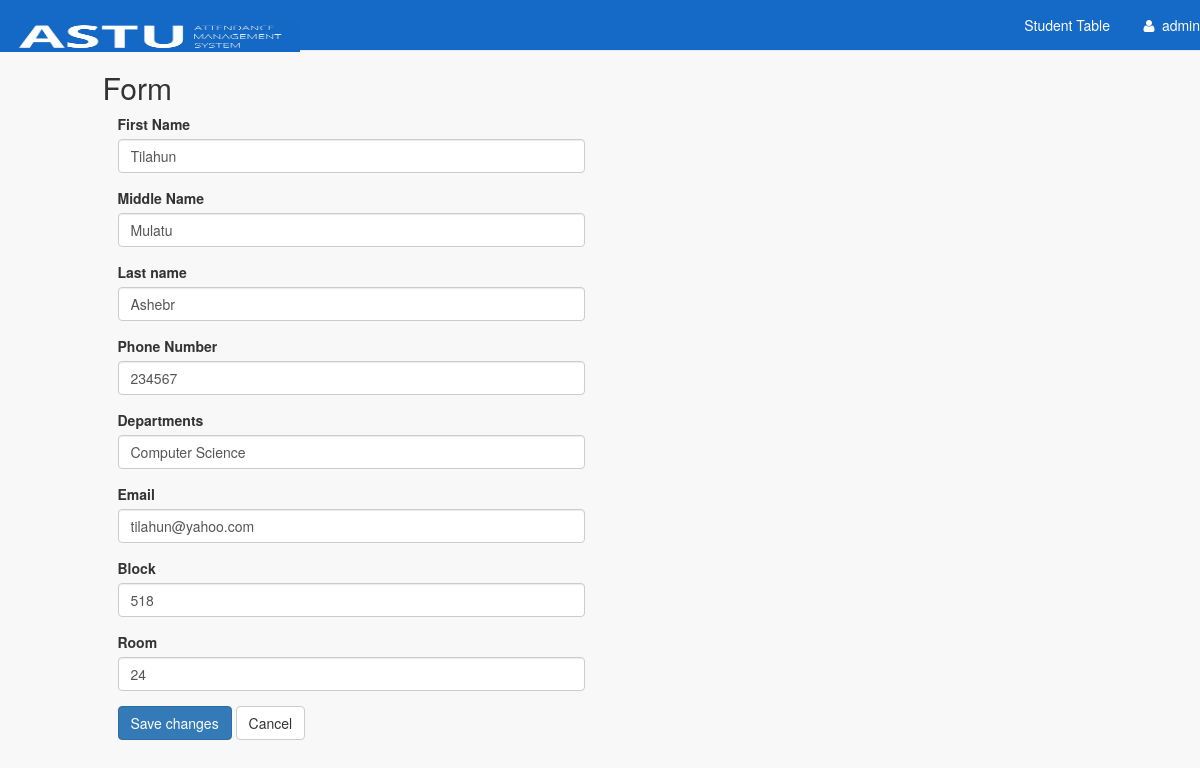
The page /teacheredit.php?edit_id=8 (signed in) on the database its author committed.
### tables this page shows
CREATE TABLE `teacher` (
  `tid` int(11) NOT NULL,
  `fname` varchar(30) NOT NULL,
  `mname` varchar(30) NOT NULL,
  `lname` varchar(30) NOT NULL,
  `dep` varchar(100) NOT NULL,
  `phone` varchar(30) NOT NULL,
  `email` varchar(30) NOT NULL,
  `block` int(11) NOT NULL,
  `room` int(11) NOT NULL
);

### teacheredit.php (the view, shortened to what this page needs)
<!DOCTYPE html>
<?php
    require_once 'dbconfig.php';
    if(isset($_GET['edit_id']) && !empty($_GET['edit_id']))
    {
        $id = $_GET['edit_id'];
        $stmt_edit = $DB_con->prepare('SELECT fname, mname, lname, dep, phone, email, block, room FROM teacher WHERE tid =:uid');
        $stmt_edit->execute(array(':uid'=>$id));
        $edit_row = $stmt_edit->fetch(PDO::FETCH_ASSOC);
        extract($edit_row);
    }
    else
    {
        header("Location: administrator.php");
    }
                ?>
<html lang="en">
<head>
    <link href="bower_components/bootstrap/dist/css/bootstrap.min.css" rel="stylesheet">
    <link href="bower_components/metisMenu/dist/metisMenu.min.css" rel="stylesheet">
    <link href="dist/css/sb-admin-2.css" rel="stylesheet">
    <link href="bower_components/font-awesome/css/font-awesome.min.css" rel="stylesheet" type="text/css">
    <link href="vendors/datatables.net-bs/css/dataTables.bootstrap.min.css" rel="stylesheet">
    <link href="vendors/datatables.net-buttons-bs/css/buttons.bootstrap.min.css" rel="stylesheet">
    <link href="vendors/datatables.net-fixedheader-bs/css/fixedHeader.bootstrap.min.css" rel="stylesheet">
    <link href="vendors/datatables.net-responsive-bs/css/responsive.bootstrap.min.css" rel="stylesheet">
    <link href="vendors/datatables.net-scroller-bs/css/scroller.bootstrap.min.css" rel="stylesheet">
</head>
<body>
    <div id="wrapper">
        <nav class="navbar navbar-default navbar-static-top" role="navigation" style="margin-bottom: 0">
            <div class="navbar-header">
               <a class="navbar-brand" href="administrator.php" style="padding-left:00px; padding-top:0px;"> <h3 align="left"><img src="2.jpg" width="300" height="30"></h3></a>
            </div>
            <div class="collapse navbar-collapse" id="bs-example-navbar-collapse-1">
                <ul class="nav navbar-nav navbar-right">
                <li><a href="studenttable.php">Student Table</a></li>
                <li class="dropdown">
                    <a class="dropdown-toggle" data-toggle="dropdown" href="#">
                        <i class="fa fa-user fa-fw"></i> <?php echo $_SESSION['sess_username'];?>
                    </a>
                </li>
              </ul>
            </div>
        </nav>
        <div id="container">
            <div class="row">
             <div class="col-md-10 col-md-offset-1 col-sm-10 col-xs-10">
                <div class="x_panel">
                  <div class="x_title">
                    <h2>Form <small></small></h2>
                  </div>
                  <div class="x_content">
                    <div class="col-lg-6">
                    <form role="form" method="post" enctype="multipart/form-data">
                        <div class="form-group">
                            <label>First Name</label>
                            <input class="form-control" type="text" name="fname" value="<?php echo $fname; ?>" required>
                        </div>
                        <div class="form-group">
                            <label>Middle Name</label>
                            <input class="form-control" type="text" name="mname" value="<?php echo $mname; ?>" required>
                        </div>
                        <div class="form-group">
                            <label>Last name</label>
                            <input class="form-control" type="text" name="lname" value="<?php echo $lname; ?>" required>
                        </div>
                        <div class="form-group">
                            <label>Phone Number</label>
                            <input class="form-control" type="text" name="phone" value="<?php echo $phone; ?>" maxlength="14" required>
                        </div>
                        <div class="form-group">
                            <label>Departments</label>
                            <input class="form-control" type="text" name="dep" value="<?php echo $dep; ?>" required>
                        </div>
                        <div class="form-group">
                            <label>Email</label>
                            <input class="form-control" type="text" name="email" value="<?php echo $email; ?>" required>
                        </div>
                         <div class="form-group">
                            <label>Block</label>
                            <input class="form-control" type="text" name="block" value="<?php echo $block; ?>" required>
                        </div>
                         <div class="form-group">
                            <label>Room</label>
                            <input class="form-control" type="text" name="room" value="<?php echo $room; ?>" required>
                        </div>
                          <button type="submit" name="btn_save_updates" class="btn btn-primary">Save changes</button>
                        <a href="administrator.php" class="btn btn-default">Cancel</a>
                    </form>
                </div>
                  </div>
                </div>
              </div>
            </div>
        </div>
    </div>
</body>
</html>

### rows shown on the page
teacher: fname "Tilahun", mname "Mulatu", lname "Ashebr", phone "234567", dep "Computer Science", email "tilahun@yahoo.com", block "518", room "24"

### other values the page prints
$_SESSION['sess_username'] "admin"
